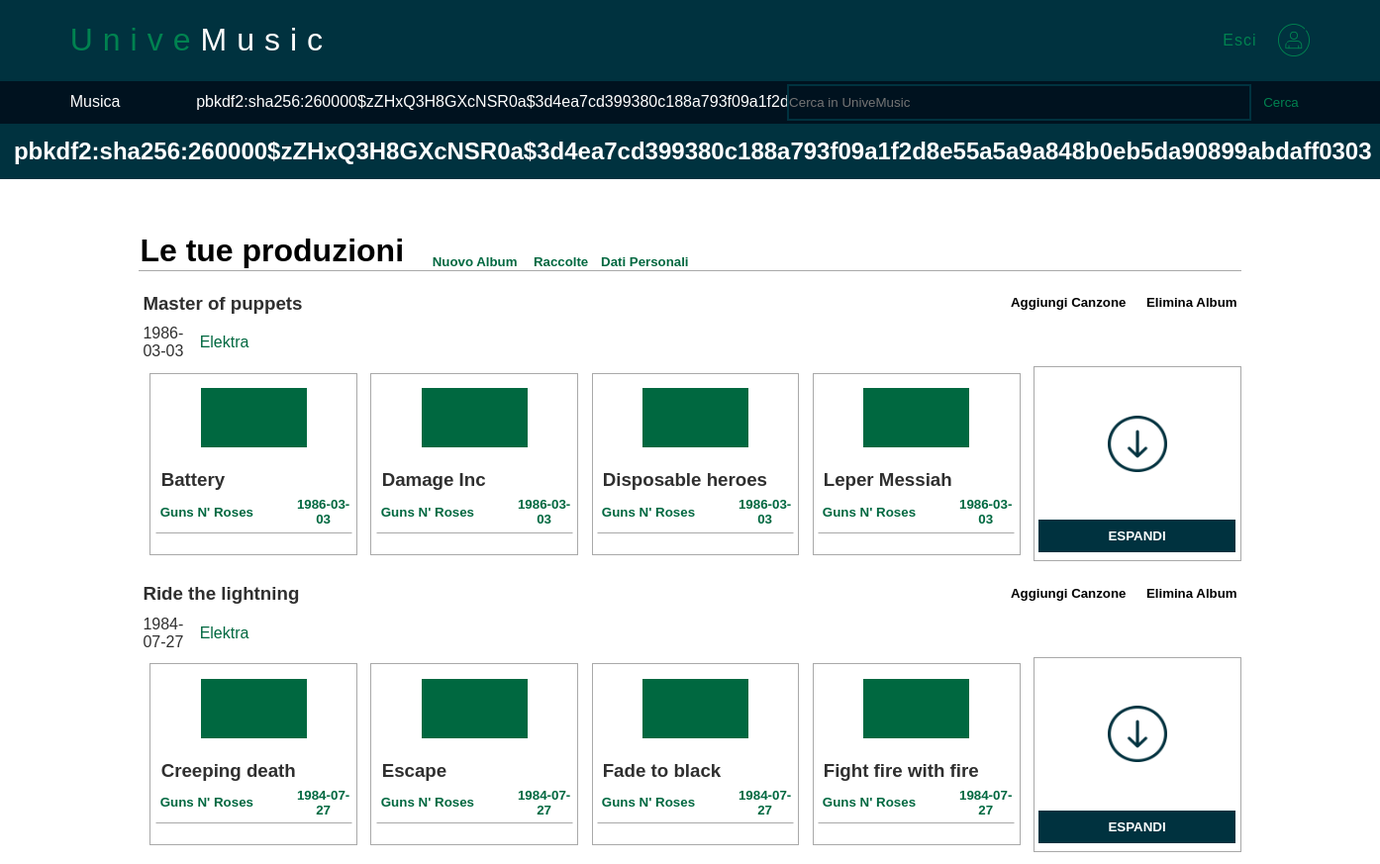
/Produzioni (signed in), run on the app's committed database.
### tables this page shows
CREATE TABLE "Utenti" (
	"IdUtenti" INTEGER NOT NULL, 
	"Email" VARCHAR(64) NOT NULL, 
	"Nome" VARCHAR(32) NOT NULL, 
	"Cognome" VARCHAR(32) NOT NULL, 
	"Nickname" VARCHAR(16), 
	"Bio" VARCHAR(144), 
	"DataNascita" DATE NOT NULL, 
	"Password" VARCHAR NOT NULL, 
	"Ruolo" INTEGER NOT NULL CHECK (Ruolo <4) CHECK (Ruolo>0), 
	PRIMARY KEY ("IdUtenti"), 
	UNIQUE ("Email"), 
	UNIQUE ("Nickname")
);

CREATE TABLE "Album" (
	"IdAlbum" INTEGER NOT NULL, 
	"Titolo" VARCHAR NOT NULL, 
	"Rilascio" DATE NOT NULL, 
	"Colore" VARCHAR(32) NOT NULL, 
	"NCanzoni" INTEGER NOT NULL, 
	"CasaDiscografica" VARCHAR(64) NOT NULL, 
	"IdArtista" INTEGER NOT NULL, 
	PRIMARY KEY ("IdAlbum"), 
	FOREIGN KEY("IdArtista") REFERENCES "Artisti" ("IdUtente") ON DELETE CASCADE ON UPDATE CASCADE
);

CREATE TABLE "Canzoni" (
	"IdCanzone" INTEGER NOT NULL, 
	"Titolo" VARCHAR(32) NOT NULL, 
	"Rilascio" DATE NOT NULL, 
	"Durata" INTEGER NOT NULL, 
	"Colore" VARCHAR(32) NOT NULL, 
	"Lingua" VARCHAR(32) NOT NULL, 
	"IdArtista" INTEGER NOT NULL, 
	PRIMARY KEY ("IdCanzone"), 
	FOREIGN KEY("IdArtista") REFERENCES "Artisti" ("IdUtente") ON DELETE CASCADE ON UPDATE CASCADE
);

### artist.py (the view)
@ArtistBP.route('/Produzioni')
@login_required  # richiede autenticazione
def get_albums():
    conn = engine.connect()
    rs = conn.execute(' SELECT Album.IdAlbum, Album.Titolo, Album.Rilascio, Album.CasaDiscografica'
                      ' FROM Album'
                      ' WHERE Album.IdArtista = ?', current_user.id)
    albums = rs.fetchall()
    rs = conn.execute(' SELECT Contenuto.IdAlbum, Canzoni.Titolo, Canzoni.Rilascio, Canzoni.Durata, Canzoni.Colore'
                      ' FROM Canzoni NATURAL JOIN Contenuto'
                      ' WHERE Contenuto.IdAlbum IN (SELECT Album.IdAlbum FROM Album'
                      ' WHERE Album.IdArtista = ?)'
                      ' GROUP BY Contenuto.IdAlbum, Canzoni.Titolo, Canzoni.Rilascio, Canzoni.Durata, Canzoni.Colore', current_user.id)
    songs = rs.fetchall()
    albums_songs = []
    for album in albums:
        album_s = []
        for song in songs:
            if song.IdAlbum == album.IdAlbum:
                album_s.append(song)
        albums_songs.append(album_s)
    print(albums_songs)
    resp = make_response(render_template("Produzioni.html", user=current_user, albums=albums, albums_songs=albums_songs))
    conn.close()
    return resp

### artist.py (called while the page is built)
@ArtistBP.context_processor
def inject_enumerate():
    return dict(enumerate=enumerate, str=str, len=len)

### main.py (called while the page is built)
@app.context_processor
def inject_enumerate():
    return dict(enumerate=enumerate, str=str, len=len)

@login_manager.user_loader
def load_user(user_id):
    conn = engine.connect()
    rs = conn.execute('SELECT * FROM Utenti WHERE IdUtenti = ?', user_id)
    user = rs.fetchone()
    conn.close()
    return User(user.IdUtenti, user.Email, user.Nome, user.Cognome, user.Nickname, user.Bio, user.DataNascita, user.Password, user.Ruolo)

### templates/Produzioni.html (shortened to what this page needs)
{% extends "Base.html" %}
{% block pagebody %}
        <div id="container2">
            <h2 id="subtitle">{{user.Nickname}}</h2>
        </div>
        <div id="container3">
            <table class="tabella3">
                <tr><td colspan="5">
                    <tr><td colspan="5">
                        <table style="width: 100%;margin-bottom: 1%;margin-top: 2%;border-collapse: collapse;"><tr>
                            <td style="width: 26%;text-align: left;margin: 0%;border-bottom: 1px solid darkgray;"><h1 id="Playlist">Le tue produzioni</h1></td>
                            <td style="width: 9%;vertical-align: bottom;border-bottom: 1px solid darkgray;text-align: left;">
                                <a href="{{url_for('ArtistBP.NewAlbum')}}"><h5 id="NuovaRaccolta">Nuovo Album</h5></a>
                            </td>
                            <td style="width: 6%;vertical-align: bottom;border-bottom: 1px solid darkgray;text-align: left;">
                                <a href="{{url_for('UserBP.private')}}"><h5 id="NuovaRaccolta">Raccolte</h5></a>
                            </td>
                            <td style="width: 9%;vertical-align: bottom;border-bottom: 1px solid darkgray;text-align: left;">
                                <a href="{{url_for('UserBP.get_data')}}"><h5 id="NuovaRaccolta">Dati Personali</h5></a>
                            </td>
                            <td style="width: 48%;border-bottom: 1px solid darkgray;"></td>
                        </tr></table>
                    </td></tr>
                </td></tr>
                {% for i,album in enumerate(albums) %}
                <tr>
                    <td colspan="5">
                        <table style="width: 100%;font-family: Helvetica;border-collapse: collapse;">
                            <tr>
                                <td>
                                    <table style="width:100%">
                                        <tr>
                                            <td style="width: 20%;" id="Nome_Mod_1"><h3 class="text-section-2">{{album.Titolo}}</h3></td>
                                            <td style="width: 49%;"></td>
                                            <td id="Mod" style="width: 12%;text-align: right;">
                                                <a id="Mod_link" href="/Nuova_Canzone/{{album.IdAlbum}}"><h5 style="margin: 0%;">Aggiungi Canzone</h5></a>
                                            </td>
                                            <td id="Elimina_tutto_A" style="width: 9%;" onmousedown="CancellaRaccolta()"><h5 style="margin: 0%;">Elimina Album</h5></td>
                                        </tr>
                                    </table>
                                </td>
                            </tr>
                            <tr>
                                <td>
                                    <table style="width: 100%;">
                                        <tr>
                                            <td id="Desc_Mod_1" style="width: 5%;text-align: left;"><p style="color: #2F2F2F;margin-bottom:0%;margin-top: 0%;">{{album.Rilascio}}</p></td>
                                            <td id="Desc_Mod_1" style="width: 95%;text-align: left;"><p style="color: #006840;margin-bottom:0%;margin-top: 0%;">{{album.CasaDiscografica}}</p></td>
                                        </tr>
                                    </table>
                                </td>
                            </tr>
                        </table>
                    </td>
                </tr>
                {% for j,song in enumerate(albums_songs[i]) %}
                {% if j!=0 and j%5== 0 %}
                </tr>
                {% endif %}
                {% if j%5 == 0 %}
                <tr>
                {% endif %}
                    {% if j >= 4 %}
                    <td style="display: none;" class="altri">
                    {% else %}
                    <td>
                    {% endif %}
                        <table class="tabella4" onmouseover="Select('S_{{j}}ID_A_{{i}}', 'S_{{j}}ID_B_{{i}}')" onmouseout="Deselect('S_{{j}}ID_A_{{i}}', 'S_{{j}}ID_B_{{i}}')">
                            <tr><td class="img-cell" colspan="2"><div class="img"></div></td></tr>
                            <tr><td class="manual-title-cell" colspan="2"><a href="Song.html"><h3 class="manual-title">{{song.Titolo}}</h3></a></td></tr>
                            <tr>
                                <td class="footprint">
                                    <h4 class="footprint-text"> Guns N' Roses </h4>
                                </td>
                                <td class="footprint-anno">
                                    <h5 class="footprint-text-anno"> {{song.Rilascio}} </h5>
                                </td>
                            </tr>
                            <tr>
                                <td colspan="2" class="footprint-hastag" colspan="2" id="S_{{j}}ID_A_{{i}}">
                                </td>
                            </tr>
                        </table>
                    </td>
                    {% if j==4 %}
                    <td id="ESPANDI">
                        <table class="tabella4">
                            <tr><td class="manual-title-cell" colspan="2"><h3 class="manual-title" style="color: white;">-</h3></td></tr>
                            <tr><td class="img-cell" colspan="2"><img id="img2" src="{{ url_for('static', filename='Img/down-arrow.png') }}"></td></tr>
                            <tr>
                                <td class="footprint">
                                    <h4 class="footprint-text" style="color: white;"> - </h4>
                                </td>
                                <td class="footprint-anno">
                                    <h5 class="footprint-text-anno" style="color: white;"> - </h5>
                                </td>
                            </tr><tr>
                                <td colspan="2" style="background-color: #00323F; color: white;" class="footprint-hastag-bis" id="ESPANDI-BUTTON"
                                onmousedown="Espandi()" onmouseover="Select_Espandi('ESPANDI-BUTTON')" onmouseout="DeSelect_Espandi('ESPANDI-BUTTON')">
                                    <h5 class="footprint-text-hastag"> ESPANDI </h5>
                                </td>
                            </tr>
                        </table>
                    </td>
                    {% endif %}
                {% endfor %}
                </tr>
                {% endfor %}
            </table>
        </div>
{% endblock%}

### templates/Base.html (shortened to what this page needs)
<!DOCTYPE html>
<html>
    <head>
        <div id="logo">
            <table id="tabella0">
                <tr>
                    <td id="title-cell"><h1 id="titolo1">Unive</h1><h1 id="titolo2">Music</h1></td>
                    {% if current_user.is_authenticated %}
                    <td><a href="{{url_for('LoginBP.logout')}}"><table id="tabella00">
                        <tr>
                            <td class="link-cell">
                                <p class="link">Esci</p>
                            </td>
                            <td class="log-cell">
                                <img src="{{ url_for('static', filename='Img/user.png') }}" id="log-img">
                            </td>
                        </tr>
                    </table></a></td>
                    {% endif %}
                </tr>
            </table>
        </div>
        <link rel="stylesheet" type="text/css" href="{{ url_for('static', filename='stile.css') }}" />
        <link rel="stylesheet" type="text/css" href="{{ url_for('static', filename='stile3.css') }}" />
    </head>
    <body>
        <div id="container1">
            <table id="tabella1">
                <tr>
                    <td class="button"><a href={{url_for('home')}} class="text-button">Musica</a></td>
                    {% if user %}
                    <td class="button"><a href={{url_for('UserBP.private')}} class="text-button">{{user.Nickname}}</a></td>
                    {% endif %}
                    <td id="serch-container">
                        <table id="search-table">
                            <tr>
                                <td id="search-cell"><input id="search" type="search" placeholder="Cerca in UniveMusic"></td>
                                <td id="search-button-cell"><input id="search-button" type="button" value="Cerca"></td>
                            </tr>
                        </table>
                    </td>
                </tr>
            </table>
        </div>
        {% block pagebody %}
        {% endblock %}
    </body>
</html>

### static/stile.css (style rules this page uses)
html { height: 100%; }
body { height: 100%; margin: 0%; border-collapse: collapse; position: relative; }
#logo { background-color: #00323F; width: 100%; height: auto; position: relative; }
#tabella0 { width: 90%; margin-left: 5%; border-collapse: collapse; }
#titolo1 { float: left; font-family: sans-serif; font-weight: lighter; color: #008250; letter-spacing: 10px; }
#titolo2 { float: left; font-family: sans-serif; font-weight: lighter; color: #FFFFFF; letter-spacing: 10px; }
#tabella00 { margin-left: 65%; width: 35%; table-layout: fixed; border-collapse: collapse; color: #008250; }
#title-cell { width: 75%; text-align: left; }
.link { width: 100%; font-family: sans-serif; letter-spacing: 1px; }
#container1 { background-color: #00121F; width: 100%; height: auto; }
#tabella1 { font-family: sans-serif, Arial, Helvetica; text-align: left; border-collapse: collapse; width: 90%; table-layout: fixed; margin-left: 5%; }
.button { color: white; margin: 0%; padding-top: 1%; padding-bottom: 1%; width: 10%; }
.text-button { margin: 0%; color: white; }
#container2 { background-color: #00323F; text-align: center; width: 100%; height: auto; }
#subtitle { font-family: sans-serif; color: white; margin: 0%; padding: 1%; }
#container3 { width: 100%; margin-top: 2%; margin-bottom: 2%; }
.tabella3 { width: 80%; margin-left: 10%; margin-top: 0%; border-collapse: collapse; table-layout: fixed; }
.manual-title { font-family: Helvetica; font-weight:bold; margin-top: 5%; margin-left: 3%; margin-bottom: 0%; padding: 0%; color: #2F2F2F; }
.tabella4 { width: 95%; border-collapse: separate; border: 1px solid darkgray; margin-bottom: 5%; margin-top: 0%; margin-left: 5%; margin-right: 0%; padding: 1%; background-color: white; }
.img { width: 60%; height: 60px; margin-left: 20%; background-color: #006840; }
#img2 { width: 60px; height: 57px; margin: 0%; }
.img-cell { text-align: center; padding: 5%; margin: 0%; }
.manual-title-cell { padding: 0%; }
.footprint { width: 70%; font-family: Helvetica; font-size:smaller; text-align: left; }
.footprint-text { padding: 0%; margin-left: 3%; margin-bottom: 5%; margin-top: 5%; color: #006840; overflow: hidden; text-overflow: ellipsis; white-space: nowrap; }
.footprint-text-anno { font-family: Helvetica; font-size:smaller; padding: 0%; margin-bottom: 5%; margin-top: 5%; color: #006840; text-align: center; }
#search-table { width: 100%; border-collapse: collapse; }
#search-cell { text-align: right; width: 80%; }
#search { width: 50%; border: 1px solid white; padding-top: 1%; padding-bottom: 1%; padding-left: 0%; padding-right: 0%; margin: 0%; color: white; background-color: #00121F; border: 2px solid #00323F; }
#search-button-cell { width: 5%; }
#search-button { border: 1px solid #00121F; color: #008250; width: 100%; padding-top: 16%; padding-bottom: 16%; padding-left: 0%; padding-right: 0%; background-color: #00121F; font-family: sans-serif; margin: 0%; }
a { text-decoration: none; }
.link-cell { text-align: center; padding: 0%; }
#log-img { width: 100%; margin-top: 10%; }
.log-cell { width: 30%; text-align: right; padding: 0%; }
.text-section-2 { font-family: Helvetica; font-weight:bold; margin-left: 0%; margin-top: 2%; margin-bottom: 1%; padding: 0%; color: #2F2F2F; }
.footprint-hastag { border: 1px solid white; border-top: 1px solid darkgray; display: table-cell; color: #00323F; }
.footprint-text-hastag { font-family: Helvetica; font-weight:bold; font-size:smaller; padding: 0%; text-align: center; margin-top: 4%; margin-bottom: 4%; }
#Playlist { font-family: Helvetica; font-weight:bold; margin: 0%; padding: 0%; }
#Mod { width: 6%; text-align: right; }
#Mod_link { color: black; text-decoration: none; }
#Elimina_tutto_A { width: 12%; text-align: right; }
#NuovaRaccolta { font-family: Helvetica; margin: 0%; color:#006840; }

### data on the page
Utenti: Nickname "pbkdf2:sha256:260000$zZHxQ3H8GXcNSR0a$3d4ea7cd399380c188a793f09a1f2d8e55a5a9a848b0eb5da90899abdaff0303"
Album: Titolo "Master of puppets", Rilascio "1986-03-03", CasaDiscografica "Elektra"
Canzoni: Titolo "Battery", Rilascio "1986-03-03"
Canzoni: Titolo "Damage Inc", Rilascio "1986-03-03"
Canzoni: Titolo "Disposable heroes", Rilascio "1986-03-03"
Canzoni: Titolo "Leper Messiah", Rilascio "1986-03-03"
Album: Titolo "Ride the lightning", Rilascio "1984-07-27", CasaDiscografica "Elektra"
Canzoni: Titolo "Creeping death", Rilascio "1984-07-27"
Canzoni: Titolo "Escape", Rilascio "1984-07-27"
Canzoni: Titolo "Fade to black", Rilascio "1984-07-27"
Canzoni: Titolo "Fight fire with fire", Rilascio "1984-07-27"
